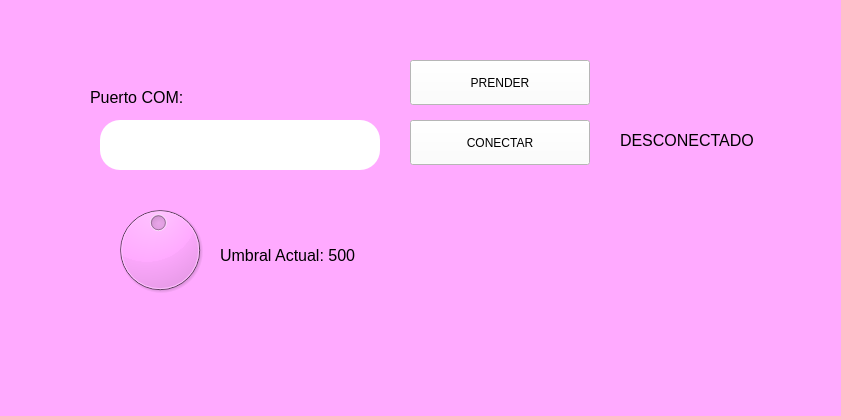
<?xml version="1.0" encoding="UTF-8"?>
<ui version="4.0">
 <class>MainWindow</class>
 <widget class="QMainWindow" name="MainWindow">
  <property name="geometry">
   <rect>
    <x>0</x>
    <y>0</y>
    <width>841</width>
    <height>416</height>
   </rect>
  </property>
  <property name="windowTitle">
   <string>Departamental</string>
  </property>
  <property name="styleSheet">
   <string notr="true">background-color: rgb(255, 170, 255);</string>
  </property>
  <widget class="QWidget" name="centralwidget">
   <widget class="QLabel" name="label_4">
    <property name="geometry">
     <rect>
      <x>90</x>
      <y>80</y>
      <width>201</width>
      <height>35</height>
     </rect>
    </property>
    <property name="font">
     <font>
      <pointsize>12</pointsize>
     </font>
    </property>
    <property name="text">
     <string>Puerto COM:</string>
    </property>
   </widget>
   <widget class="QLineEdit" name="txt_com">
    <property name="geometry">
     <rect>
      <x>100</x>
      <y>120</y>
      <width>280</width>
      <height>50</height>
     </rect>
    </property>
    <property name="font">
     <font>
      <pointsize>20</pointsize>
     </font>
    </property>
    <property name="styleSheet">
     <string notr="true">background-color: rgb(255, 255, 255);
border-radius:20px;</string>
    </property>
   </widget>
   <widget class="QPushButton" name="btn_accion">
    <property name="geometry">
     <rect>
      <x>410</x>
      <y>120</y>
      <width>180</width>
      <height>45</height>
     </rect>
    </property>
    <property name="styleSheet">
     <string notr="true">background-color: rgb(255, 255, 255);</string>
    </property>
    <property name="text">
     <string>CONECTAR</string>
    </property>
   </widget>
   <widget class="QLabel" name="txt_estado">
    <property name="geometry">
     <rect>
      <x>620</x>
      <y>130</y>
      <width>180</width>
      <height>20</height>
     </rect>
    </property>
    <property name="font">
     <font>
      <pointsize>12</pointsize>
     </font>
    </property>
    <property name="text">
     <string>DESCONECTADO</string>
    </property>
   </widget>
   <widget class="QPushButton" name="btn_control">
    <property name="geometry">
     <rect>
      <x>410</x>
      <y>60</y>
      <width>180</width>
      <height>45</height>
     </rect>
    </property>
    <property name="styleSheet">
     <string notr="true">background-color: rgb(255, 255, 255);</string>
    </property>
    <property name="text">
     <string>PRENDER</string>
    </property>
   </widget>
   <widget class="QDial" name="dial_umbral">
    <property name="geometry">
     <rect>
      <x>110</x>
      <y>200</y>
      <width>100</width>
      <height>100</height>
     </rect>
    </property>
    <property name="minimum">
     <number>0</number>
    </property>
    <property name="maximum">
     <number>1023</number>
    </property>
    <property name="value">
     <number>500</number>
    </property>
   </widget>
   <widget class="QLabel" name="lbl_umbral">
    <property name="geometry">
     <rect>
      <x>220</x>
      <y>240</y>
      <width>271</width>
      <height>30</height>
     </rect>
    </property>
    <property name="font">
     <font>
      <pointsize>12</pointsize>
     </font>
    </property>
    <property name="text">
     <string>Umbral Actual: 500</string>
    </property>
   </widget>
  </widget>
  <widget class="QMenuBar" name="menubar">
   <property name="geometry">
    <rect>
     <x>0</x>
     <y>0</y>
     <width>841</width>
     <height>18</height>
    </rect>
   </property>
  </widget>
  <widget class="QStatusBar" name="statusbar"/>
 </widget>
 <resources/>
 <connections/>
</ui>
